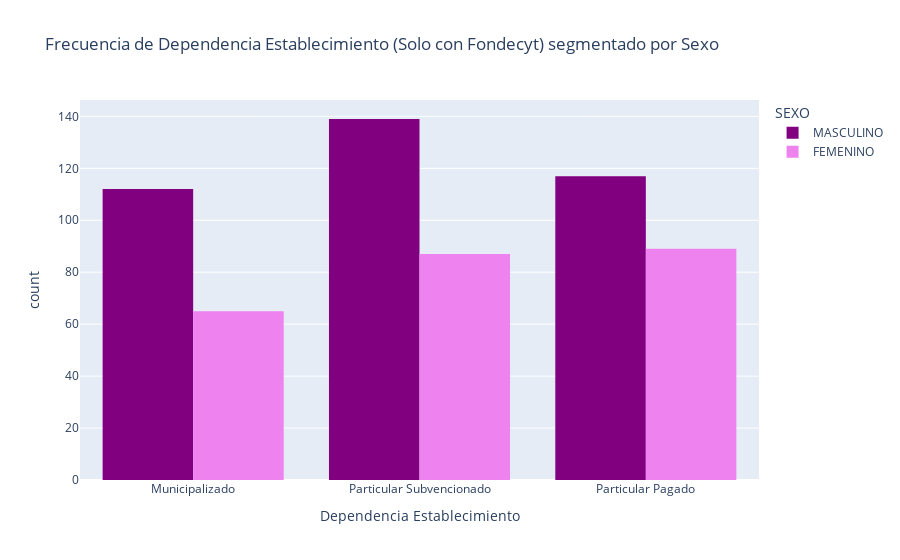
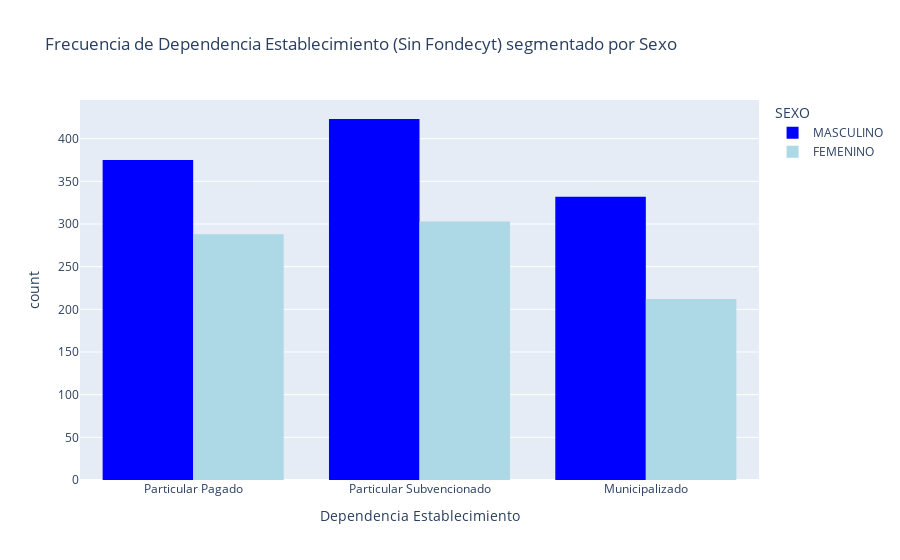

Source (notebook cell) for these figures, in order:
### Code cell
import plotly.express as px

# Filtrar los datos para incluir solo los que tienen Fondecyt
filtered_df_fondecyt = df[df["Tiene_fondecyt"] == 1]

# Filtrar los datos para excluir valores nulos en la columna Dependencia_establecimiento
filtered_df_fondecyt_dep = filtered_df_fondecyt[filtered_df_fondecyt["Dependencia_establecimiento"].notna()]


# Crear el histograma para Dependencia_establecimiento segmentado por SEXO (Solo con Fondecyt)
fig_hist_dep_sexo_fondecyt = px.histogram(filtered_df_fondecyt_dep, 
                                          x="Dependencia_establecimiento", 
                                          color="SEXO", 
                                          barmode="group", 
                                          color_discrete_sequence=['purple', 'violet'], 
                                          labels={'Dependencia_establecimiento': 'Dependencia Establecimiento', 'count': 'Frecuencia'}, 
                                          title='Frecuencia de Dependencia Establecimiento (Solo con Fondecyt) segmentado por Sexo')

fig_hist_dep_sexo_fondecyt.show()

# Filtrar los datos para incluir solo los que no tienen Fondecyt
filtered_df_no_fondecyt = df[df["Tiene_fondecyt"] == 0]

# Filtrar los datos para excluir valores nulos en la columna Dependencia_establecimiento
filtered_df_no_fondecyt_dep = filtered_df_no_fondecyt[filtered_df_no_fondecyt["Dependencia_establecimiento"].notna()]


# Crear el histograma para Dependencia_establecimiento segmentado por SEXO (Sin Fondecyt)
fig_hist_dep_sexo_no_fondecyt = px.histogram(filtered_df_no_fondecyt_dep, 
                                             x="Dependencia_establecimiento", 
                                             color="SEXO", 
                                             barmode="group", 
                                             color_discrete_sequence=['blue', 'lightblue'], 
                                             labels={'Dependencia_establecimiento': 'Dependencia Establecimiento', 'count': 'Frecuencia'}, 
                                             title='Frecuencia de Dependencia Establecimiento (Sin Fondecyt) segmentado por Sexo')

fig_hist_dep_sexo_no_fondecyt.show()

### Figure 1 — Plotly figure (JSON) as saved in the notebook; plotly's stock layout.template omitted (floating-point values rounded to 4 significant figures; data arrays with more than 128 entries replaced by an {"elided": "..."} marker saying what was removed)
{"data": [{"alignmentgroup": "True", "bingroup": "x", "hovertemplate": "SEXO=MASCULINO<br>Dependencia Establecimiento=%{x}<br>count=%{y}<extra></extra>", "legendgroup": "MASCULINO", "marker": {"color": "purple", "pattern": {"shape": ""}}, "name": "MASCULINO", "offsetgroup": "MASCULINO", "orientation": "v", "showlegend": true, "type": "histogram", "x": {"elided": "368 str values"}, "xaxis": "x", "yaxis": "y"}, {"alignmentgroup": "True", "bingroup": "x", "hovertemplate": "SEXO=FEMENINO<br>Dependencia Establecimiento=%{x}<br>count=%{y}<extra></extra>", "legendgroup": "FEMENINO", "marker": {"color": "violet", "pattern": {"shape": ""}}, "name": "FEMENINO", "offsetgroup": "FEMENINO", "orientation": "v", "showlegend": true, "type": "histogram", "x": {"elided": "241 str values"}, "xaxis": "x", "yaxis": "y"}], "layout": {"barmode": "group", "legend": {"title": {"text": "SEXO"}, "tracegroupgap": 0}, "title": {"text": "Frecuencia de Dependencia Establecimiento (Solo con Fondecyt) segmentado por Sexo"}, "xaxis": {"anchor": "y", "domain": [0, 1], "title": {"text": "Dependencia Establecimiento"}}, "yaxis": {"anchor": "x", "domain": [0, 1], "title": {"text": "count"}}}}

### Figure 2 — Plotly figure (JSON) as saved in the notebook; plotly's stock layout.template omitted (floating-point values rounded to 4 significant figures; data arrays with more than 128 entries replaced by an {"elided": "..."} marker saying what was removed)
{"data": [{"alignmentgroup": "True", "bingroup": "x", "hovertemplate": "SEXO=MASCULINO<br>Dependencia Establecimiento=%{x}<br>count=%{y}<extra></extra>", "legendgroup": "MASCULINO", "marker": {"color": "blue", "pattern": {"shape": ""}}, "name": "MASCULINO", "offsetgroup": "MASCULINO", "orientation": "v", "showlegend": true, "type": "histogram", "x": {"elided": "1130 str values"}, "xaxis": "x", "yaxis": "y"}, {"alignmentgroup": "True", "bingroup": "x", "hovertemplate": "SEXO=FEMENINO<br>Dependencia Establecimiento=%{x}<br>count=%{y}<extra></extra>", "legendgroup": "FEMENINO", "marker": {"color": "lightblue", "pattern": {"shape": ""}}, "name": "FEMENINO", "offsetgroup": "FEMENINO", "orientation": "v", "showlegend": true, "type": "histogram", "x": {"elided": "803 str values"}, "xaxis": "x", "yaxis": "y"}], "layout": {"barmode": "group", "legend": {"title": {"text": "SEXO"}, "tracegroupgap": 0}, "title": {"text": "Frecuencia de Dependencia Establecimiento (Sin Fondecyt) segmentado por Sexo"}, "xaxis": {"anchor": "y", "domain": [0, 1], "title": {"text": "Dependencia Establecimiento"}}, "yaxis": {"anchor": "x", "domain": [0, 1], "title": {"text": "count"}}}}
